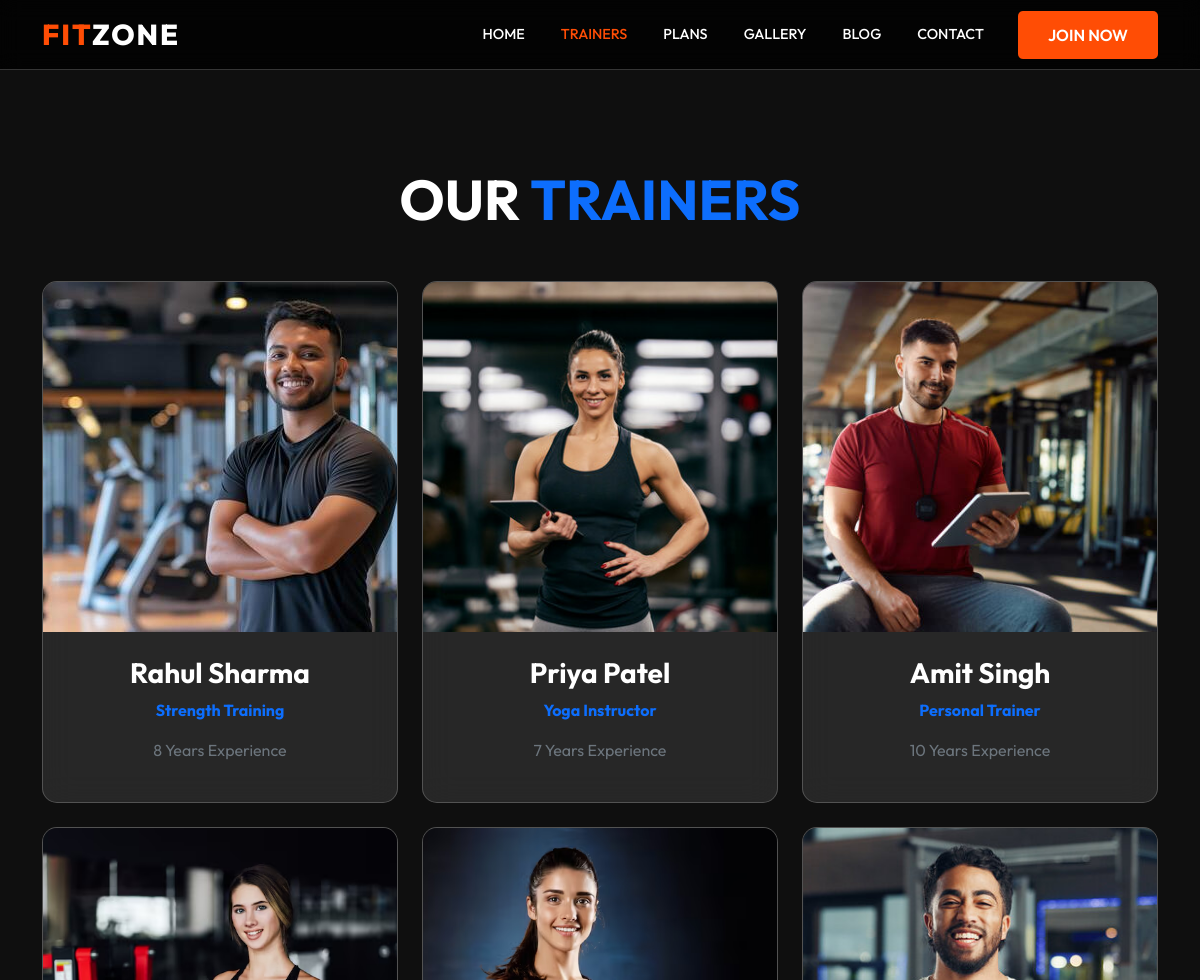
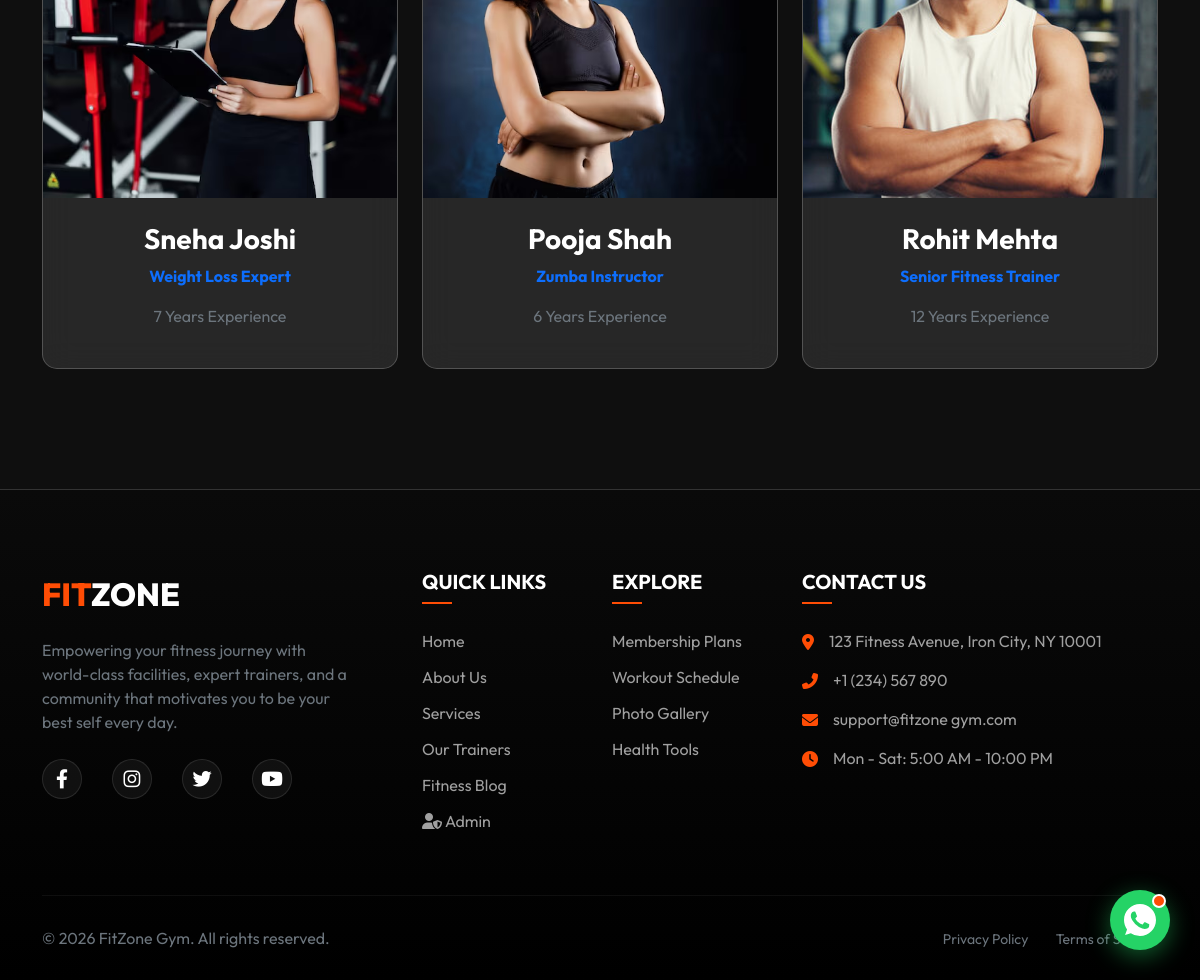
Screenshot of /trainers/ with the database file from the repository (2 pictures, top to bottom).
### gym/models.py (models this page shows, shortened)
class Trainer(models.Model):
    name = models.CharField(max_length=100)
    specialty = models.CharField(max_length=100)
    experience = models.IntegerField()
    photo = models.ImageField(upload_to='trainers/')

### gym/views.py (the view)
# urls.py: path('trainers/', views.trainers, name='trainers'),
def trainers(request):
    trainers_list = Trainer.objects.all()
    return render(request, 'gym/trainers.html', {'trainers': trainers_list})

### gym/templates/gym/trainers.html (shortened to what this page needs)
{% extends 'gym/base.html' %}
{% load static %}
{% block extra_css %}
<link rel="stylesheet" href="{% static 'gym/css/trainers.css' %}">
{% endblock %}
{% block content %}
<section class="py-5">
    <div class="container py-5">
        <div class="text-center mb-5">
            <h1 class="display-4 fw-bold text-uppercase">Our <span class="text-primary">Trainers</span></h1>
        </div>
        <div class="row">
            {% for trainer in trainers %}
            <div class="col-md-4 mb-4">
                <div class="glass-card text-center p-0 overflow-hidden trainer-card">
                    <img src="{{ trainer.photo.url }}" class="img-fluid w-100 trainer-img" alt="{{ trainer.name }}">
                    <div class="p-4">
                        <h3 class="fw-bold">{{ trainer.name }}</h3>
                        <p class="text-primary fw-bold">{{ trainer.specialty }}</p>
                        <p class="text-secondary">{{ trainer.experience }} Years Experience</p>
                    </div>
                </div>
            </div>
            {% empty %}
            <div class="col-12 text-center text-secondary">
                <p>No trainers added yet. Check back soon!</p>
            </div>
            {% endfor %}
        </div>
    </div>
</section>
{% endblock %}

### gym/templates/gym/base.html (shortened to what this page needs)
{% load static %}
<!DOCTYPE html>
<html lang="en">
<head>
    <link href="{% static 'gym/css/bootstrap.min.css' %}" rel="stylesheet">
    <link rel="stylesheet" href="{% static 'gym/css/fontawesome/all.min.css' %}">
    <link rel="stylesheet" href="{% static 'gym/css/style.css' %}">
    <link rel="stylesheet" href="{% static 'gym/css/footer.css' %}">
    {% block extra_css %}{% endblock %}
</head>
<body>
    <nav class="navbar navbar-expand-lg navbar-dark sticky-top">
        <div class="container">
            <a class="navbar-brand" href="{% url 'home' %}">
                Fit<span style="color: #fff;">Zone</span>
            </a>
            <div class="collapse navbar-collapse" id="navbarNav">
                <ul class="navbar-nav ms-auto">
                    <li class="nav-item">
                        <a class="nav-link {% if request.resolver_match.url_name == 'home' and not request.GET %}active{% endif %}"
                            href="{% url 'home' %}">Home</a>
                    </li>
                    <li class="nav-item">
                        <a class="nav-link {% if request.resolver_match.url_name == 'trainers' %}active{% endif %}"
                            href="{% url 'trainers' %}">Trainers</a>
                    </li>
                    <li class="nav-item">
                        <a class="nav-link {% if request.resolver_match.url_name == 'plans' %}active{% endif %}"
                            href="{% url 'plans' %}">Plans</a>
                    </li>
                    <li class="nav-item">
                        <a class="nav-link {% if request.resolver_match.url_name == 'gallery' %}active{% endif %}"
                            href="{% url 'gallery' %}">Gallery</a>
                    </li>
                    <li class="nav-item">
                        <a class="nav-link {% if 'blog' in request.resolver_match.url_name %}active{% endif %}"
                            href="{% url 'blog_list' %}">Blog</a>
                    </li>
                    <li class="nav-item">
                        <a class="nav-link {% if request.resolver_match.url_name == 'contact' %}active{% endif %}"
                            href="{% url 'contact' %}">Contact</a>
                    </li>
                </ul>
                <a href="{% url 'contact' %}" class="btn btn-primary ms-lg-3">Join Now</a>
            </div>
        </div>
    </nav>
    <main>
        {% block content %}{% endblock %}
    </main>
    <footer>
        <div class="container">
            <div class="row">
                <div class="col-lg-4 mb-5 mb-lg-0">
                    <a class="footer-logo" href="{% url 'home' %}">
                        Fit<span>Zone</span>
                    </a>
                    <p class="text-secondary pe-lg-5">Empowering your fitness journey with world-class facilities,
                        expert trainers, and a community that motivates you to be your best self every day.</p>
                    <div class="social-links">
                        <a href="#" class="social-icon"><i class="fab fa-facebook-f"></i></a>
                        <a href="#" class="social-icon"><i class="fab fa-instagram"></i></a>
                        <a href="#" class="social-icon"><i class="fab fa-twitter"></i></a>
                        <a href="#" class="social-icon"><i class="fab fa-youtube"></i></a>
                    </div>
                </div>
                <div class="col-lg-2 col-md-6 mb-5 mb-lg-0">
                    <h5 class="footer-heading">Quick Links</h5>
                    <div class="footer-links">
                        <a href="{% url 'home' %}" class="footer-link">Home</a>
                        <a href="{% url 'home' %}#about" class="footer-link">About Us</a>
                        <a href="{% url 'home' %}#services" class="footer-link">Services</a>
                        <a href="{% url 'trainers' %}" class="footer-link">Our Trainers</a>
                        <a href="{% url 'blog_list' %}" class="footer-link">Fitness Blog</a>
                        <a href="/admin" target="_blank" class="footer-link"><i class="fas fa-user-shield"></i> Admin</a>
                    </div>
                </div>
                <div class="col-lg-2 col-md-6 mb-5 mb-lg-0">
                    <h5 class="footer-heading">Explore</h5>
                    <div class="footer-links">
                        <a href="{% url 'plans' %}" class="footer-link">Membership Plans</a>
                        <a href="{% url 'home' %}#schedule" class="footer-link">Workout Schedule</a>
                        <a href="{% url 'gallery' %}" class="footer-link">Photo Gallery</a>
                        <a href="{% url 'home' %}#bmi" class="footer-link">Health Tools</a>
                    </div>
                </div>
                <div class="col-lg-4">
                    <h5 class="footer-heading">Contact Us</h5>
                    <div class="footer-contact-info">
                        <div class="footer-contact-item">
                            <i class="fas fa-map-marker-alt"></i>
                            <span>123 Fitness Avenue, Iron City, NY 10001</span>
                        </div>
                        <div class="footer-contact-item">
                            <i class="fas fa-phone-alt"></i>
                            <span>+1 (234) 567 890</span>
                        </div>
                        <div class="footer-contact-item">
                            <i class="fas fa-envelope"></i>
                            <span>support@fitzone gym.com</span>
                        </div>
                        <div class="footer-contact-item">
                            <i class="fas fa-clock"></i>
                            <span>Mon - Sat: 5:00 AM - 10:00 PM</span>
                        </div>
                    </div>
                </div>
            </div>
            <div class="footer-bottom">
                <div class="row align-items-center">
                    <div class="col-md-6 text-center text-md-start mb-3 mb-md-0">
                        <p class="text-secondary mb-0">&copy; 2026 FitZone Gym. All rights reserved.</p>
                    </div>
                    <div class="col-md-6 text-center text-md-end">
                        <a href="#" class="text-secondary text-decoration-none me-4 small">Privacy Policy</a>
                        <a href="#" class="text-secondary text-decoration-none small">Terms of Service</a>
                    </div>
                </div>
            </div>
        </div>
    </footer>
    <a href="https://wa.me/919999999999?text=Hi%20FitZone!%20I%27m%20interested%20in%20joining%20your%20gym.%20Can%20you%20tell%20me%20about%20your%20membership%20plans%3F"
       class="whatsapp-float"
       target="_blank"
       rel="noopener noreferrer"
       aria-label="Chat with FitZone on WhatsApp">
        <div class="wa-btn">
            <span class="wa-dot"></span>
        </div>
    </a>
</body>
</html>

### gym/static/gym/css/style.css (style rules this page uses)
* { margin: 0; padding: 0; box-sizing: border-box; }
:root { --primary-color: #ff4d05; --secondary-color: #1a1a1a; --accent-color: #ffd700; --text-light: #ffffff; --text-dark: #333333; --glass-bg: rgba(255, 255, 255, 0.1); --glass-border: rgba(255, 255, 255, 0.2); }
body { font-family: 'Outfit', sans-serif; background-color: #0f0f0f; color: var(--text-light); overflow-x: hidden; }
.navbar { background: rgba(0, 0, 0, 0.8) !important; backdrop-filter: blur(10px); border-bottom: 1px solid var(--glass-border); transition: all 0.3s ease; }
.navbar-brand { font-weight: 800; font-size: 1.8rem; color: var(--primary-color) !important; text-transform: uppercase; letter-spacing: 2px; }
.nav-link { color: var(--text-light) !important; font-weight: 500; text-transform: uppercase; font-size: 0.9rem; margin: 0 10px; transition: color 0.3s ease; }
.nav-link:hover, .nav-link.active { color: var(--primary-color) !important; }
.btn-primary { background-color: var(--primary-color); border: none; padding: 12px 30px; font-weight: 600; text-transform: uppercase; border-radius: 5px; transition: all 0.3s ease; }
.glass-card { background: var(--glass-bg); backdrop-filter: blur(15px); border: 1px solid var(--glass-border); border-radius: 15px; padding: 20px; }
footer { background-color: #000; padding: 50px 0 20px; border-top: 1px solid var(--glass-border); }
.footer-logo { font-weight: 800; color: var(--primary-color); font-size: 1.5rem; margin-bottom: 20px; display: inline-block; }
.social-links a { color: var(--text-light); font-size: 1.2rem; margin-right: 15px; transition: color 0.3s ease; }

### gym/static/gym/css/footer.css (style rules this page uses)
footer { background: linear-gradient(180deg, #0a0a0a 0%, #000000 100%); padding: 80px 0 30px; border-top: 1px solid var(--glass-border); }
.footer-logo { font-size: 2rem; font-weight: 800; color: var(--primary-color); text-decoration: none; text-transform: uppercase; display: block; margin-bottom: 20px; }
.footer-logo span { color: white; }
.footer-heading { color: white; font-weight: 700; text-transform: uppercase; margin-bottom: 25px; position: relative; padding-bottom: 10px; }
.footer-heading::after { content: ''; position: absolute; left: 0; bottom: 0; width: 30px; height: 2px; background-color: var(--primary-color); }
.footer-link { color: #a0a0a0; text-decoration: none; transition: all 0.3s ease; display: block; margin-bottom: 12px; }
.footer-contact-item { display: flex; align-items: flex-start; margin-bottom: 15px; color: #a0a0a0; }
.footer-contact-item i { color: var(--primary-color); margin-right: 15px; margin-top: 5px; }
.social-links { display: flex; gap: 15px; margin-top: 25px; }
.social-icon { width: 40px; height: 40px; border-radius: 50%; background: rgba(255, 255, 255, 0.05); display: flex; align-items: center; justify-content: center; color: white; text-decoration: none; transition: all 0.3s ease; border: 1px solid rgba(255, 255, 255, 0.1); }
.footer-bottom { border-top: 1px solid rgba(255, 255, 255, 0.05); margin-top: 50px; padding-top: 30px; }

### gym/static/gym/css/trainers.css (style rules this page uses)
.trainer-card { transition: transform 0.3s ease; }
.trainer-img { height: 350px; object-fit: cover; }

### gym/templates/gym/base.html (style rules this page uses)
.whatsapp-float { position: fixed; bottom: 30px; right: 30px; z-index: 9999; display: flex; align-items: center; gap: 0; cursor: pointer; text-decoration: none; }
.whatsapp-float .wa-btn { width: 60px; height: 60px; background: #25D366; border-radius: 50%; display: flex; align-items: center; justify-content: center; box-shadow: 0 6px 24px rgba(37, 211, 102, 0.45); transition: transform 0.3s ease, box-shadow 0.3s ease; flex-shrink: 0; position: relative; }
.whatsapp-float .wa-btn svg { width: 32px; height: 32px; fill: #fff; }
.whatsapp-float .wa-btn::before, .whatsapp-float .wa-btn::after { content: ''; position: absolute; top: 50%; left: 50%; transform: translate(-50%, -50%); border-radius: 50%; background: rgba(37, 211, 102, 0.35); animation: wa-pulse 2.5s ease-out infinite; }
.whatsapp-float .wa-btn::after { animation-delay: 1.2s; }
.whatsapp-float .wa-dot { position: absolute; top: 4px; right: 4px; width: 14px; height: 14px; background: #ff4d05; border: 2px solid #fff; border-radius: 50%; animation: wa-blink 2s ease-in-out infinite; }

### rows the page displays
Trainer: photo (picture), name "Rahul Sharma", specialty "Strength Training", experience "8"
Trainer: photo (picture), name "Priya Patel", specialty "Yoga Instructor", experience "7"
Trainer: photo (picture), name "Amit Singh", specialty "Personal Trainer", experience "10"
Trainer: photo (picture), name "Sneha Joshi", specialty "Weight Loss Expert", experience "7"
Trainer: photo (picture), name "Pooja Shah", specialty "Zumba Instructor", experience "6"
Trainer: photo (picture), name "Rohit Mehta", specialty "Senior Fitness Trainer", experience "12"
